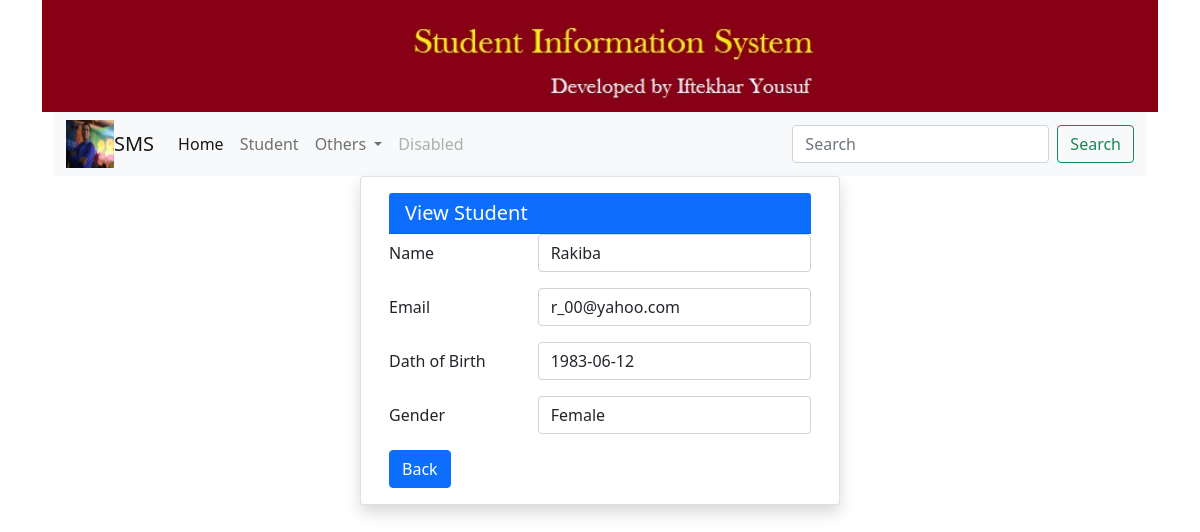
/stud/details/47, run on the app's committed database.
### studentapp/models.py (models this page shows, shortened)
class Student(models.Model):
    GENDER_CHOICES=[('Male','Male'),('Female','Female'),]
    id=models.AutoField(primary_key=True)
    name=models.CharField(max_length=100)
    email=models.EmailField(unique=True,blank=True)
    dob=models.DateField(default=datetime.now,blank=True)
    gender=models.CharField(max_length=6,choices=GENDER_CHOICES,default='Male')

### studentapp/views.py (the view)
# urls.py: path('details/<int:id>',views.details,name='details'),
def details (request,id):
    student=Student.objects.get(pk=id)
    form=StudentForm(request.POST or None,instance=student)
    context={'title':'edit','form':form,"student":student}
    return render(request,"student/details.html",context)

### studentapp/forms.py
class StudentForm (forms.ModelForm):
    class Meta:
        model=Student
        fields="__all__"

### templates/student/details.html (shortened to what this page needs)
{% extends 'base.html' %}
{% block content %}
        <div class="card shadow container"style="width:30rem;">
            <div class="card-body">
                <h5 class="card-title card-header bg-primary text-white">View Student</h5>
                <form action="" method="POST">
                    <div class="row mb-3">
                        <label for="" class="col-sm-4 col-form-label"> Name</label>
                        <div class="col-sm-8">
                            <input type="text" class="form-control" name="name" value="{{student.name}}">
                        </div>
                    </div>
                    <div class="row mb-3">
                        <label for="" class="col-sm-4 col-form-label"> Email</label>
                        <div class="col-sm-8">
                            <input type="email" class="form-control" name="email" value="{{student.email}}">
                        </div>
                    </div>
                    <div class="row mb-3">
                        <label for="" class="col-sm-4 col-form-label"> Dath of Birth</label>
                        <div class="col-sm-8">
                            <input type="text" class="form-control" name="dob" value="{{student.dob|date:'Y-m-d'}}">
                        </div>
                    </div>
                    <div class="row mb-3">
                        <label for="" class="col-sm-4 col-form-label"> Gender</label>
                        <div class="col-sm-8">
                            <input type="text" class="form-control" name="gender" value="{{student.gender}}">
                        </div>
                    </div>
                    <div class="col-12 ">
                        <a href="{% url 'index' %}"class="btn btn-primary">Back</a>
                    </div>
                </form>
            </div>
        </div>
    </div>
{% endblock %}

### data on the page
Student: name "Rakiba", email "r_00@yahoo.com", dob "1983-06-12", gender "Female"
